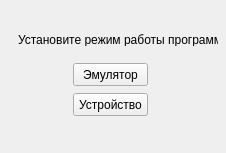
<?xml version="1.0" encoding="UTF-8"?>
<ui version="4.0">
 <class>DialogMode</class>
 <widget class="QWidget" name="DialogMode">
  <property name="enabled">
   <bool>true</bool>
  </property>
  <property name="geometry">
   <rect>
    <x>0</x>
    <y>0</y>
    <width>226</width>
    <height>153</height>
   </rect>
  </property>
  <property name="sizePolicy">
   <sizepolicy hsizetype="Preferred" vsizetype="Preferred">
    <horstretch>0</horstretch>
    <verstretch>0</verstretch>
   </sizepolicy>
  </property>
  <property name="minimumSize">
   <size>
    <width>226</width>
    <height>153</height>
   </size>
  </property>
  <property name="maximumSize">
   <size>
    <width>226</width>
    <height>153</height>
   </size>
  </property>
  <property name="focusPolicy">
   <enum>Qt::NoFocus</enum>
  </property>
  <property name="windowTitle">
   <string>Form</string>
  </property>
  <property name="windowOpacity">
   <double>1.000000000000000</double>
  </property>
  <widget class="QLabel" name="label">
   <property name="geometry">
    <rect>
     <x>18</x>
     <y>33</y>
     <width>200</width>
     <height>13</height>
    </rect>
   </property>
   <property name="text">
    <string>Установите режим работы программы</string>
   </property>
  </widget>
  <widget class="QPushButton" name="pushButton">
   <property name="geometry">
    <rect>
     <x>73</x>
     <y>63</y>
     <width>75</width>
     <height>23</height>
    </rect>
   </property>
   <property name="text">
    <string>Эмулятор</string>
   </property>
  </widget>
  <widget class="QPushButton" name="pushButton_2">
   <property name="geometry">
    <rect>
     <x>73</x>
     <y>93</y>
     <width>75</width>
     <height>23</height>
    </rect>
   </property>
   <property name="text">
    <string>Устройство</string>
   </property>
  </widget>
 </widget>
 <resources/>
 <connections/>
</ui>
